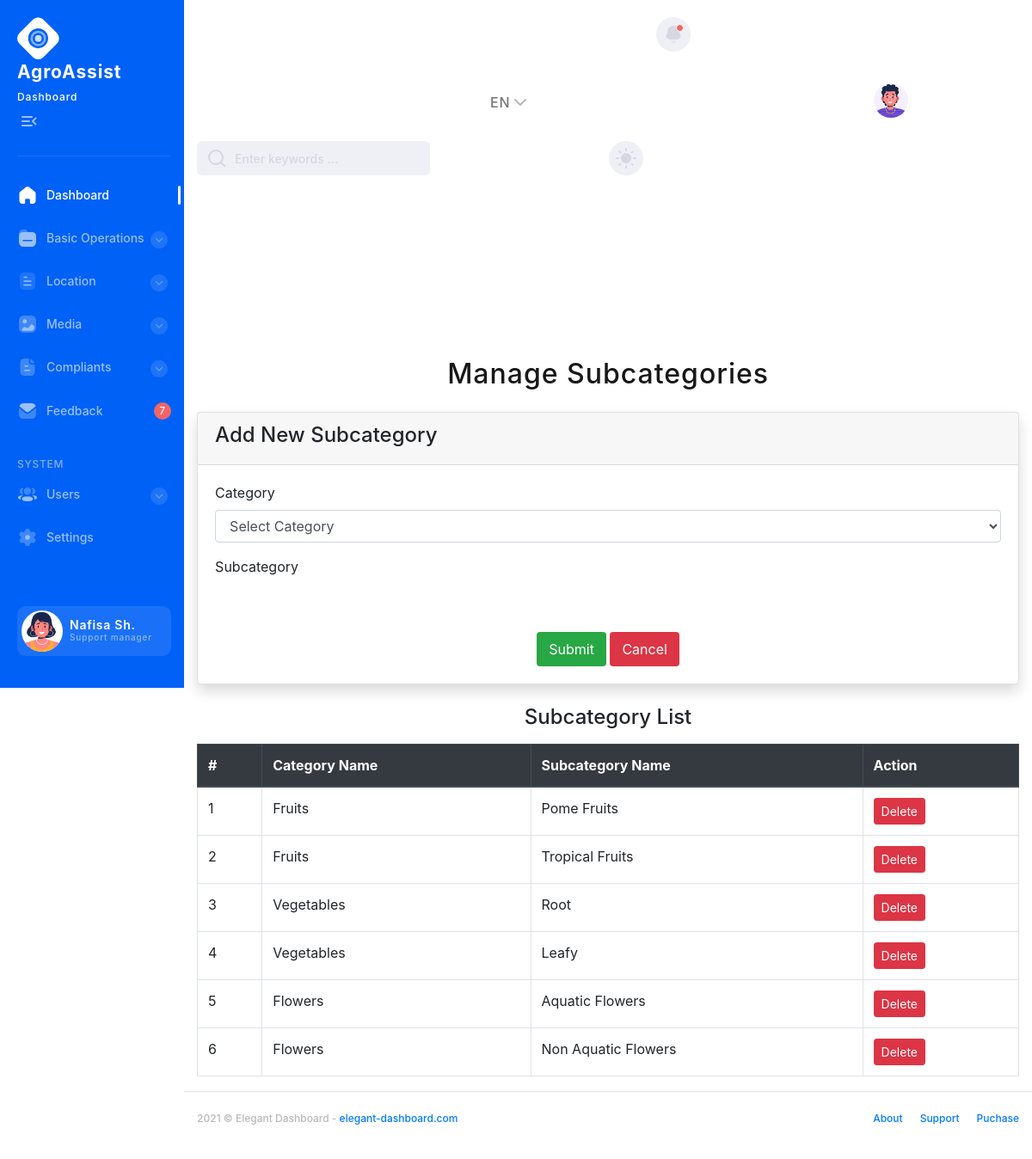
The app's page /Project/Admin/Subcategory.php with its own data.
### tables this page shows
CREATE TABLE `tbl_subcategory` (
  `subcategory_id` int(11) NOT NULL,
  `subcategory_name` varchar(60) NOT NULL,
  `category_id` int(11) NOT NULL
);

CREATE TABLE `tbl_category` (
  `category_id` int(11) NOT NULL,
  `category_name` varchar(60) NOT NULL
);

### Project/Admin/Subcategory.php (the view, shortened to what this page needs)
<?php
include("Head.php");
include("../Assets/Connection/Connection.php");
?>
<!DOCTYPE html>
<html lang="en">
<head>
    <link href="https://stackpath.bootstrapcdn.com/bootstrap/4.5.2/css/bootstrap.min.css" rel="stylesheet">
</head>
<body>
<div class="container my-5">
    <h2 class="text-center mb-4">Manage Subcategories</h2>
    <div class="card shadow mb-4">
        <div class="card-header">
            <h4>Add New Subcategory</h4>
        </div>
        <div class="card-body">
            <form id="form1" name="form1" method="post" action="">
                <div class="form-group">
                    <label for="sel_category">Category</label>
                    <select name="sel_category" id="sel_category" class="form-control" required>
                        <option value="">Select Category</option>
                    </select>
                </div>
                <div class="form-group">
                    <label for="txt_subname">Subcategory</label>
                    <input type="text" name="txt_subname" id="txt_subname" class="form-control" required/>
                </div>
                <div class="text-center">
                    <input type="submit" name="btn_submit" id="btn_submit" value="Submit" class="btn btn-success" />
                    <input type="reset" name="btn_cancel" id="btn_cancel" value="Cancel" class="btn btn-danger" />
                </div>
            </form>
        </div>
    </div>
    <h4 class="text-center mb-3">Subcategory List</h4>
    <table class="table table-bordered table-hover">
        <thead class="thead-dark">
            <tr>
                <th>#</th>
                <th>Category Name</th>
                <th>Subcategory Name</th>
                <th>Action</th>
            </tr>
        </thead>
        <tbody>
        <?php
        $i = 0;
        $selQry = "SELECT * FROM tbl_subcategory s INNER JOIN tbl_category c ON s.category_id = c.category_id";
        $result = $Con->query($selQry);
        while($data = $result->fetch_assoc()) {
            $i++;
        ?>
            <tr>
                <td><?php echo $i; ?></td>
                <td><?php echo $data['category_name']; ?></td>
                <td><?php echo $data['subcategory_name']; ?></td>
                <td>
                    <a href="Subcategory.php?did=<?php echo $data['subcategory_id']; ?>" class="btn btn-danger btn-sm">Delete</a>
                </td>
            </tr>
        <?php
        }
        ?>
        </tbody>
    </table>
</div>
<?php
include("Foot.php");
?>
</body>
</html>

### records on screen
tbl_subcategory: category.category_name "Fruits", subcategory_name "Pome Fruits"
tbl_subcategory: category.category_name "Fruits", subcategory_name "Tropical Fruits"
tbl_subcategory: category.category_name "Vegetables", subcategory_name "Root"
tbl_subcategory: category.category_name "Vegetables", subcategory_name "Leafy"
tbl_subcategory: category.category_name "Flowers", subcategory_name "Aquatic Flowers"
tbl_subcategory: category.category_name "Flowers", subcategory_name "Non Aquatic Flowers"
